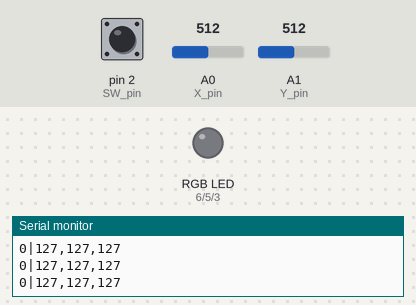
Bench run of a sketch on a simulated Arduino Uno, built with avr-gcc and run on an emulated ATmega328P. Parts: an RGB LED mixed from three pins (HIGH = lit), the last lines printed to the serial monitor. Dashed ring = blinking. The inputs (shaded band) are chosen by the test bench; at power-on: pin 2 (SW_pin) HIGH, A0 (X_pin) = 512, A1 (Y_pin) = 512. Dim RGB values are drawn brighter than linear.

Above: at 1.2 s.
1.3 s: pin 2 (SW_pin) pulled LOW for 3.2 s
At 5.3 s:
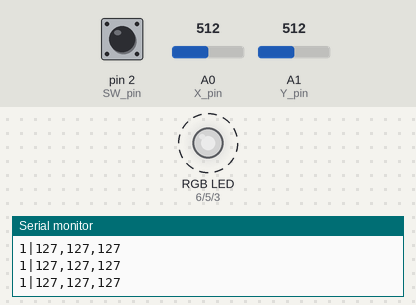
6.3 s: A0 (X_pin) set to 532
At 8.8 s:
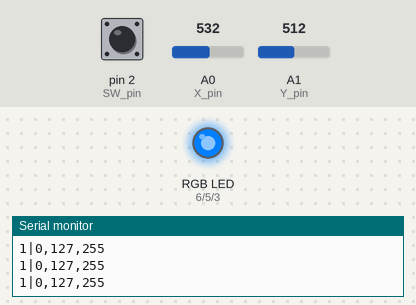
9.3 s: A1 (Y_pin) set to 527
At 11.7 s:
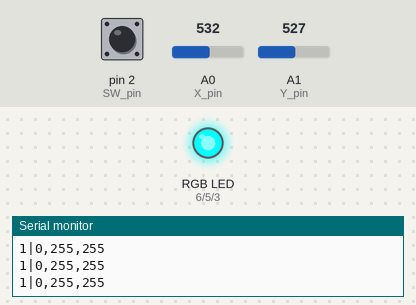
12.3 s: A1 (Y_pin) set to 495
13.8 s: A1 (Y_pin) set to 471
At 16.7 s:
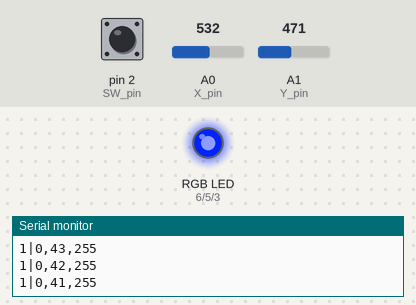
16.8 s: pin 2 (SW_pin) pulled LOW for 1 s
Timing chart, 0 to 21.0 s (numbered marks = the images above; inputs shaded):
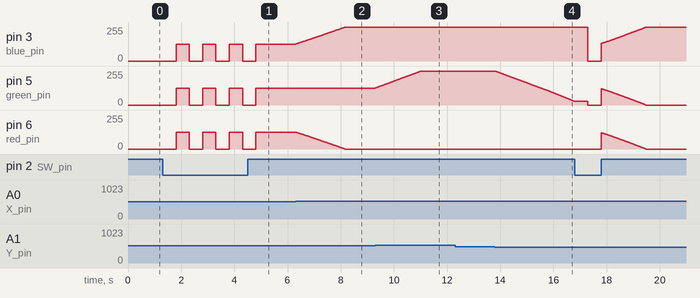

Measured:
- the behaviour switches between 520 and 521 on A0 (X_pin) (found by bisection; images 1 and 2)
- the behaviour switches between 520 and 521 on A1 (Y_pin) (found by bisection; images 2 and 3)
- the behaviour switches between 480 and 479 on A1 (Y_pin) (found by bisection; images 3 and 4)
- after the input at 1.3 s, pin 3 (blue_pin), pin 5 (green_pin), pin 6 (red_pin): alternates 127/255 for 0.50 s and 0/255 for 0.50 s, 7 changes in all, then stays 127/255, starting after 0.51 s
- after the input at 6.3 s, pin 3 (blue_pin): moves from 127/255 to 255/255 over 1.9 s, starting at once; pin 6 (red_pin): moves from 127/255 to 0/255 over 1.9 s, starting at once
- after the input at 9.3 s, pin 5 (green_pin): moves from 127/255 to 255/255 over 1.7 s, starting at once
- after the input at 13.8 s, pin 5 (green_pin): moves from 255/255 to 28/255 over 3.0 s, starting at once

The sketch:

arduino.ino
```cpp
struct State {
  bool on;
  int r;
  int g;
  int b;
  int x;
  int y;
} state;

const int SW_pin = 2; // digital pin connected to switch output
const int X_pin = 0; // analog pin connected to X output
const int Y_pin = 1; // analog pin connected to Y output
const int red_pin = 6; //analog pin connected to LED red
const int green_pin = 5; //analog pin connected to LED green
const int blue_pin = 3; //analog pin connected to LED blue

char buff[50];

void setup() {
  state.on = false;
  state.r = 127;
  state.g = 127;
  state.b = 127;

  // RGB LED
  pinMode(red_pin, OUTPUT);
  pinMode(green_pin, OUTPUT);
  pinMode(blue_pin, OUTPUT);

  // Joystick switch
  pinMode(SW_pin, INPUT);
  digitalWrite(SW_pin, HIGH);

  // Serial for printing
  Serial.begin(9600);
}

void loop() {
  if (digitalRead(SW_pin) == 0) {
    state.on = !state.on;
    delay(500);
  }
  if (state.on) {
    if (analogRead(Y_pin) > 520) {
      state.g = state.g < 255 ? state.g + 1 : state.g;
    } else if (analogRead(Y_pin) < 480) {
      state.g = state.g > 0 ? state.g - 1 : state.g;
    }

    if (analogRead(X_pin) > 520) {
      state.b = state.b < 255 ? state.b + 1 : state.b;
      state.r = state.r > 0 ? state.r - 1 : state.r;
    } else if (analogRead(X_pin) < 480) {
      state.b = state.b > 0 ? state.b - 1 : state.b;
      state.r = state.r < 255 ? state.r + 1 : state.r;
    }
    set_lights(state);
  } else {
    switch_lights_off();
    state.r = 127;
    state.g = 127;
    state.b = 127;
  }

  sprintf(buff, "%d|%d,%d,%d", state.on, state.r, state.g, state.b); // Protocol: on|r,g,b
  Serial.println(buff);
}

void set_lights(State state) {
  analogWrite(red_pin, state.r);
  analogWrite(green_pin, state.g);
  analogWrite(blue_pin, state.b);
}

void switch_lights_off() {
  digitalWrite(red_pin, LOW);
  digitalWrite(green_pin, LOW);
  digitalWrite(blue_pin, LOW);
}
```
